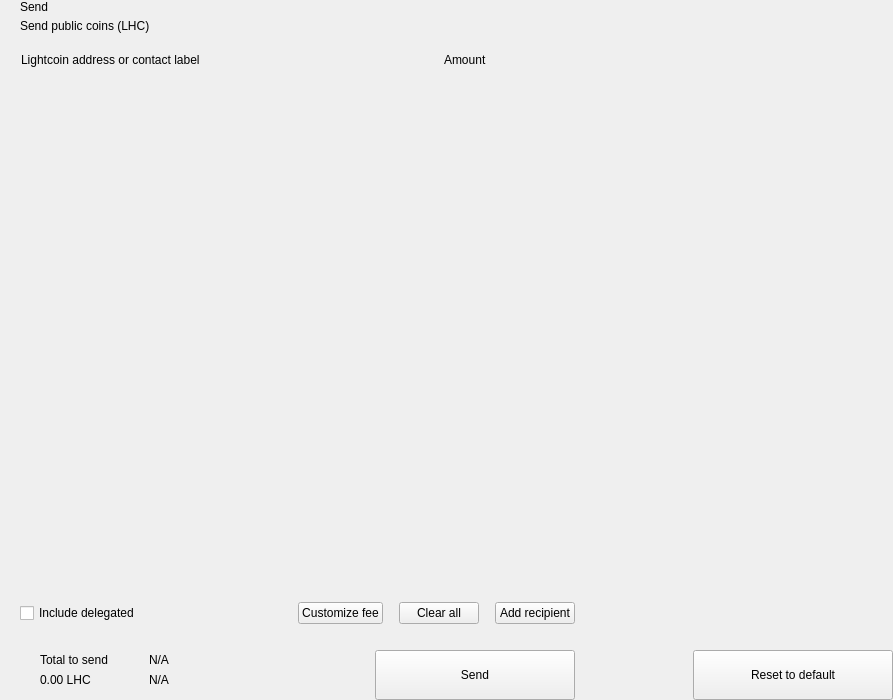
<?xml version="1.0" encoding="UTF-8"?>
<ui version="4.0">
 <class>send</class>
 <widget class="QWidget" name="send">
  <property name="geometry">
   <rect>
    <x>0</x>
    <y>0</y>
    <width>893</width>
    <height>700</height>
   </rect>
  </property>
  <property name="windowTitle">
   <string>Form</string>
  </property>
  <layout class="QHBoxLayout" name="horizontalLayout_2" stretch="2,1">
   <property name="spacing">
    <number>0</number>
   </property>
   <property name="leftMargin">
    <number>0</number>
   </property>
   <property name="topMargin">
    <number>0</number>
   </property>
   <property name="rightMargin">
    <number>0</number>
   </property>
   <property name="bottomMargin">
    <number>0</number>
   </property>
   <item>
    <widget class="QWidget" name="left" native="true">
     <layout class="QVBoxLayout" name="verticalLayout_3">
      <property name="spacing">
       <number>0</number>
      </property>
      <property name="leftMargin">
       <number>0</number>
      </property>
      <property name="topMargin">
       <number>0</number>
      </property>
      <property name="rightMargin">
       <number>0</number>
      </property>
      <property name="bottomMargin">
       <number>0</number>
      </property>
      <item>
       <layout class="QVBoxLayout" name="verticalLayout_22" stretch="0,0,0,1,0,0,0,0">
        <property name="spacing">
         <number>0</number>
        </property>
        <item>
         <layout class="QHBoxLayout" name="horizontalLayout_3">
          <property name="spacing">
           <number>0</number>
          </property>
          <property name="leftMargin">
           <number>20</number>
          </property>
          <property name="rightMargin">
           <number>20</number>
          </property>
          <item>
           <layout class="QVBoxLayout" name="verticalLayout">
            <property name="spacing">
             <number>5</number>
            </property>
            <item>
             <widget class="QLabel" name="labelTitle">
              <property name="text">
               <string>Send</string>
              </property>
              <property name="alignment">
               <set>Qt::AlignLeading|Qt::AlignLeft|Qt::AlignVCenter</set>
              </property>
             </widget>
            </item>
            <item>
             <widget class="QLabel" name="labelSubtitle1">
              <property name="text">
               <string>Send public coins (LHC)</string>
              </property>
             </widget>
            </item>
           </layout>
          </item>
          <item>
           <spacer name="horizontalSpacer">
            <property name="orientation">
             <enum>Qt::Horizontal</enum>
            </property>
            <property name="sizeHint" stdset="0">
             <size>
              <width>40</width>
              <height>20</height>
             </size>
            </property>
           </spacer>
          </item>
         </layout>
        </item>
        <item>
         <spacer name="verticalSpacer_2">
          <property name="orientation">
           <enum>Qt::Vertical</enum>
          </property>
          <property name="sizeType">
           <enum>QSizePolicy::Fixed</enum>
          </property>
          <property name="sizeHint" stdset="0">
           <size>
            <width>20</width>
            <height>20</height>
           </size>
          </property>
         </spacer>
        </item>
        <item>
         <layout class="QHBoxLayout" name="horizontalLayout" stretch="6,0,2">
          <property name="spacing">
           <number>0</number>
          </property>
          <property name="leftMargin">
           <number>10</number>
          </property>
          <property name="topMargin">
           <number>0</number>
          </property>
          <property name="rightMargin">
           <number>20</number>
          </property>
          <property name="bottomMargin">
           <number>0</number>
          </property>
          <item>
           <widget class="QLabel" name="labelSubtitleAddress">
            <property name="styleSheet">
             <string notr="true">margin-left:8px;</string>
            </property>
            <property name="text">
             <string>Lightcoin address or contact label</string>
            </property>
           </widget>
          </item>
          <item>
           <spacer name="horizontalSpacer_3">
            <property name="orientation">
             <enum>Qt::Horizontal</enum>
            </property>
            <property name="sizeType">
             <enum>QSizePolicy::Fixed</enum>
            </property>
            <property name="sizeHint" stdset="0">
             <size>
              <width>40</width>
              <height>1</height>
             </size>
            </property>
           </spacer>
          </item>
          <item>
           <widget class="QLabel" name="labelSubtitleAmount">
            <property name="text">
             <string>Amount</string>
            </property>
           </widget>
          </item>
         </layout>
        </item>
        <item>
         <widget class="QScrollArea" name="scrollArea">
          <property name="minimumSize">
           <size>
            <width>0</width>
            <height>350</height>
           </size>
          </property>
          <property name="styleSheet">
           <string notr="true">#scrollArea {
            background:transparent;
            margin-top:10px;
}</string>
          </property>
          <property name="horizontalScrollBarPolicy">
           <enum>Qt::ScrollBarAlwaysOff</enum>
          </property>
          <property name="sizeAdjustPolicy">
           <enum>QAbstractScrollArea::AdjustIgnored</enum>
          </property>
          <property name="widgetResizable">
           <bool>true</bool>
          </property>
          <property name="alignment">
           <set>Qt::AlignLeading|Qt::AlignLeft|Qt::AlignTop</set>
          </property>
          <widget class="QWidget" name="scrollAreaWidgetContents">
           <property name="geometry">
            <rect>
             <x>0</x>
             <y>0</y>
             <width>591</width>
             <height>16</height>
            </rect>
           </property>
           <property name="sizePolicy">
            <sizepolicy hsizetype="Preferred" vsizetype="Maximum">
             <horstretch>0</horstretch>
             <verstretch>0</verstretch>
            </sizepolicy>
           </property>
           <property name="autoFillBackground">
            <bool>false</bool>
           </property>
           <property name="styleSheet">
            <string notr="true">#scrollAreaWidgetContents {
             background:transparent;
             }</string>
           </property>
           <layout class="QVBoxLayout" name="verticalLayout_7">
            <property name="spacing">
             <number>0</number>
            </property>
            <property name="sizeConstraint">
             <enum>QLayout::SetDefaultConstraint</enum>
            </property>
            <property name="leftMargin">
             <number>0</number>
            </property>
            <property name="topMargin">
             <number>0</number>
            </property>
            <property name="rightMargin">
             <number>0</number>
            </property>
            <property name="bottomMargin">
             <number>0</number>
            </property>
           </layout>
          </widget>
         </widget>
        </item>
        <item>
         <spacer name="verticalSpacer_4">
          <property name="orientation">
           <enum>Qt::Vertical</enum>
          </property>
          <property name="sizeType">
           <enum>QSizePolicy::Fixed</enum>
          </property>
          <property name="sizeHint" stdset="0">
           <size>
            <width>20</width>
            <height>20</height>
           </size>
          </property>
         </spacer>
        </item>
        <item>
         <layout class="QHBoxLayout" name="horizontalLayout_20">
          <property name="spacing">
           <number>6</number>
          </property>
          <property name="leftMargin">
           <number>20</number>
          </property>
          <property name="rightMargin">
           <number>20</number>
          </property>
          <item>
           <widget class="QCheckBox" name="checkBoxDelegations">
            <property name="layoutDirection">
             <enum>Qt::LeftToRight</enum>
            </property>
            <property name="text">
             <string>Include delegated</string>
            </property>
           </widget>
          </item>
          <item>
           <spacer name="horizontalSpacer_4">
            <property name="orientation">
             <enum>Qt::Horizontal</enum>
            </property>
            <property name="sizeHint" stdset="0">
             <size>
              <width>10</width>
              <height>20</height>
             </size>
            </property>
           </spacer>
          </item>
          <item>
           <widget class="QPushButton" name="pushButtonFee">
            <property name="focusPolicy">
             <enum>Qt::NoFocus</enum>
            </property>
            <property name="text">
             <string>Customize fee</string>
            </property>
           </widget>
          </item>
          <item>
           <spacer name="horizontalSpacer_11">
            <property name="orientation">
             <enum>Qt::Horizontal</enum>
            </property>
            <property name="sizeType">
             <enum>QSizePolicy::Minimum</enum>
            </property>
            <property name="sizeHint" stdset="0">
             <size>
              <width>10</width>
              <height>20</height>
             </size>
            </property>
           </spacer>
          </item>
          <item>
           <widget class="QPushButton" name="pushButtonClear">
            <property name="focusPolicy">
             <enum>Qt::NoFocus</enum>
            </property>
            <property name="layoutDirection">
             <enum>Qt::RightToLeft</enum>
            </property>
            <property name="text">
             <string>Clear all</string>
            </property>
           </widget>
          </item>
          <item>
           <spacer name="horizontalSpacer_6">
            <property name="orientation">
             <enum>Qt::Horizontal</enum>
            </property>
            <property name="sizeType">
             <enum>QSizePolicy::Fixed</enum>
            </property>
            <property name="sizeHint" stdset="0">
             <size>
              <width>10</width>
              <height>20</height>
             </size>
            </property>
           </spacer>
          </item>
          <item>
           <widget class="QPushButton" name="pushButtonAddRecipient">
            <property name="focusPolicy">
             <enum>Qt::NoFocus</enum>
            </property>
            <property name="text">
             <string>Add recipient</string>
            </property>
           </widget>
          </item>
         </layout>
        </item>
        <item>
         <spacer name="verticalSpacer">
          <property name="orientation">
           <enum>Qt::Vertical</enum>
          </property>
          <property name="sizeType">
           <enum>QSizePolicy::Fixed</enum>
          </property>
          <property name="sizeHint" stdset="0">
           <size>
            <width>20</width>
            <height>16</height>
           </size>
          </property>
         </spacer>
        </item>
        <item>
         <layout class="QHBoxLayout" name="horizontalLayout_7">
          <property name="rightMargin">
           <number>20</number>
          </property>
          <item>
           <layout class="QHBoxLayout" name="horizontalLayout_10">
            <property name="spacing">
             <number>0</number>
            </property>
            <property name="leftMargin">
             <number>8</number>
            </property>
            <item>
             <widget class="QStackedWidget" name="stackedWidget">
              <property name="minimumSize">
               <size>
                <width>0</width>
                <height>60</height>
               </size>
              </property>
              <property name="maximumSize">
               <size>
                <width>16777215</width>
                <height>60</height>
               </size>
              </property>
              <widget class="QWidget" name="page1">
               <layout class="QVBoxLayout" name="verticalLayout_71" stretch="0">
                <property name="spacing">
                 <number>6</number>
                </property>
                <property name="leftMargin">
                 <number>12</number>
                </property>
                <property name="topMargin">
                 <number>0</number>
                </property>
                <property name="rightMargin">
                 <number>0</number>
                </property>
                <property name="bottomMargin">
                 <number>0</number>
                </property>
                <item>
                 <widget class="QWidget" name="coinWidget" native="true">
                  <property name="minimumSize">
                   <size>
                    <width>0</width>
                    <height>60</height>
                   </size>
                  </property>
                  <property name="maximumSize">
                   <size>
                    <width>16777215</width>
                    <height>60</height>
                   </size>
                  </property>
                  <layout class="QHBoxLayout" name="horizontalLayout_9">
                   <property name="spacing">
                    <number>0</number>
                   </property>
                   <property name="leftMargin">
                    <number>20</number>
                   </property>
                   <property name="topMargin">
                    <number>10</number>
                   </property>
                   <property name="rightMargin">
                    <number>20</number>
                   </property>
                   <property name="bottomMargin">
                    <number>10</number>
                   </property>
                   <item>
                    <layout class="QVBoxLayout" name="verticalSend">
                     <property name="spacing">
                      <number>0</number>
                     </property>
                     <item>
                      <widget class="QLabel" name="labelTitleTotalSend">
                       <property name="text">
                        <string>Total to send</string>
                       </property>
                      </widget>
                     </item>
                     <item>
                      <widget class="QLabel" name="labelAmountSend">
                       <property name="text">
                        <string notr="true">0.00 LHC</string>
                       </property>
                      </widget>
                     </item>
                    </layout>
                   </item>
                   <item>
                    <spacer name="horizontalSpacer_9">
                     <property name="orientation">
                      <enum>Qt::Horizontal</enum>
                     </property>
                     <property name="sizeType">
                      <enum>QSizePolicy::Fixed</enum>
                     </property>
                     <property name="sizeHint" stdset="0">
                      <size>
                       <width>20</width>
                       <height>20</height>
                      </size>
                     </property>
                    </spacer>
                   </item>
                   <item>
                    <widget class="QLabel" name="labelLine">
                     <property name="minimumSize">
                      <size>
                       <width>1</width>
                       <height>0</height>
                      </size>
                     </property>
                     <property name="maximumSize">
                      <size>
                       <width>1</width>
                       <height>16777215</height>
                      </size>
                     </property>
                     <property name="text">
                      <string/>
                     </property>
                    </widget>
                   </item>
                   <item>
                    <spacer name="horizontalSpacer_10">
                     <property name="orientation">
                      <enum>Qt::Horizontal</enum>
                     </property>
                     <property name="sizeType">
                      <enum>QSizePolicy::Fixed</enum>
                     </property>
                     <property name="sizeHint" stdset="0">
                      <size>
                       <width>20</width>
                       <height>20</height>
                      </size>
                     </property>
                    </spacer>
                   </item>
                   <item>
                    <layout class="QVBoxLayout" name="verticalRemaining">
                     <property name="spacing">
                      <number>0</number>
                     </property>
                     <item>
                      <widget class="QLabel" name="labelTitleTotalRemaining">
                       <property name="text">
                        <string notr="true">N/A</string>
                       </property>
                      </widget>
                     </item>
                     <item>
                      <widget class="QLabel" name="labelAmountRemaining">
                       <property name="text">
                        <string notr="true">N/A</string>
                       </property>
                      </widget>
                     </item>
                    </layout>
                   </item>
                  </layout>
                 </widget>
                </item>
               </layout>
              </widget>
              <widget class="QWidget" name="page_2"/>
             </widget>
            </item>
           </layout>
          </item>
          <item>
           <spacer name="horizontalSpacer_5">
            <property name="orientation">
             <enum>Qt::Horizontal</enum>
            </property>
            <property name="sizeType">
             <enum>QSizePolicy::Expanding</enum>
            </property>
            <property name="sizeHint" stdset="0">
             <size>
              <width>40</width>
              <height>20</height>
             </size>
            </property>
           </spacer>
          </item>
          <item alignment="Qt::AlignBottom">
           <widget class="QPushButton" name="pushButtonSave">
            <property name="minimumSize">
             <size>
              <width>200</width>
              <height>50</height>
             </size>
            </property>
            <property name="maximumSize">
             <size>
              <width>200</width>
              <height>50</height>
             </size>
            </property>
            <property name="focusPolicy">
             <enum>Qt::NoFocus</enum>
            </property>
            <property name="text">
             <string>Send</string>
            </property>
           </widget>
          </item>
         </layout>
        </item>
       </layout>
      </item>
     </layout>
    </widget>
   </item>
   <item>
    <widget class="QWidget" name="right" native="true">
     <layout class="QVBoxLayout" name="verticalLayout_5">
      <property name="leftMargin">
       <number>0</number>
      </property>
      <property name="topMargin">
       <number>0</number>
      </property>
      <property name="rightMargin">
       <number>0</number>
      </property>
      <property name="bottomMargin">
       <number>0</number>
      </property>
      <item>
       <layout class="QVBoxLayout" name="verticalLayout_4">
        <property name="spacing">
         <number>6</number>
        </property>
        <item>
         <widget class="OptionButton" name="btnCoinControl" native="true">
          <property name="minimumSize">
           <size>
            <width>0</width>
            <height>50</height>
           </size>
          </property>
         </widget>
        </item>
        <item>
         <widget class="OptionButton" name="btnChangeAddress" native="true">
          <property name="minimumSize">
           <size>
            <width>0</width>
            <height>50</height>
           </size>
          </property>
         </widget>
        </item>
        <item>
         <widget class="OptionButton" name="btnUri" native="true">
          <property name="minimumSize">
           <size>
            <width>0</width>
            <height>50</height>
           </size>
          </property>
         </widget>
        </item>
        <item>
         <spacer name="verticalSpacer_5">
          <property name="orientation">
           <enum>Qt::Vertical</enum>
          </property>
          <property name="sizeHint" stdset="0">
           <size>
            <width>20</width>
            <height>40</height>
           </size>
          </property>
         </spacer>
        </item>
        <item>
         <layout class="QHBoxLayout" name="horizontalLayout_8">
          <item>
           <spacer name="horizontalSpacer_7">
            <property name="orientation">
             <enum>Qt::Horizontal</enum>
            </property>
            <property name="sizeHint" stdset="0">
             <size>
              <width>40</width>
              <height>20</height>
             </size>
            </property>
           </spacer>
          </item>
          <item>
           <widget class="QPushButton" name="pushButtonReset">
            <property name="minimumSize">
             <size>
              <width>200</width>
              <height>50</height>
             </size>
            </property>
            <property name="maximumSize">
             <size>
              <width>200</width>
              <height>50</height>
             </size>
            </property>
            <property name="focusPolicy">
             <enum>Qt::NoFocus</enum>
            </property>
            <property name="text">
             <string>Reset to default</string>
            </property>
           </widget>
          </item>
         </layout>
        </item>
       </layout>
      </item>
     </layout>
    </widget>
   </item>
  </layout>
 </widget>
 <customwidgets>
  <customwidget>
   <class>OptionButton</class>
   <extends>QWidget</extends>
   <header>qt/Lightcoin/optionbutton.h</header>
   <container>1</container>
  </customwidget>
 </customwidgets>
 <resources/>
 <connections/>
</ui>
